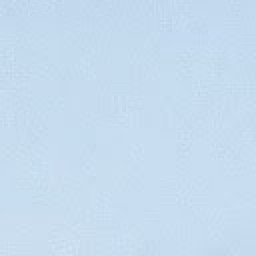
#> input picture misc/illustrations/patch_S00247_R0068_G0008_B0099.png, 128 x 128 px (shown 2 times larger)
$ python visualize_mean_sub_image.py
#> lines starting #> are read from the running program, lines starting #| are printed output that depends on the picture
import numpy as np
from PIL import Image


def save_mean_sub_image(filename):
#> called with filename = 'patch_S00247_R0068_G0008_B0099.png'
    img = np.array(Image.open(filename))
#> img is the input picture: shape (128, 128, 3); mean R, G, B 198.3, 219.7, 238.6
    img = img / 255.0
    scaled_img = img - np.mean(img, axis=(1, 2), keepdims=True)
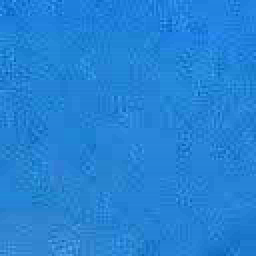
#> scaled_img: shape (128, 128, 3) float64 (shown 2 times larger); mean R, G, B -0.0806, 0.00336, 0.0773; drawn with min black and max white
    scaled_img = (scaled_img + 1) / 2.0
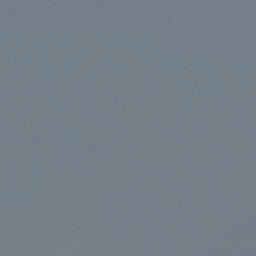
#> scaled_img: shape (128, 128, 3) float64 (shown 2 times larger); mean R, G, B 0.46, 0.502, 0.539
    scaled_img = (scaled_img * 255.0).astype(np.uint8)
    scaled_img = Image.fromarray(scaled_img)
    scaled_img.save('scaled_' + filename)
    print(' ')


if __name__ == '__main__':
    for image in [
        'patch_S00247_R0068_G0008_B0099.png',
        'patch_S00511_R0125_G0174_B0212.png',
        'patch_S00555_R0186_G0186_B0183.png',
    ]:
        save_mean_sub_image(image)
#> pass 2 of the loop `for image in [`:
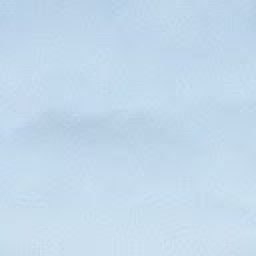
#> input picture misc/illustrations/patch_S00511_R0125_G0174_B0212.png, 128 x 128 px (shown 2 times larger)
#> in save_mean_sub_image, img is the input picture: shape (128, 128, 3); mean R, G, B 195.3, 217.2, 235.3
#> in save_mean_sub_image (call 2), `scaled_img = img - np.mean(img, axis=(1, 2), keepdims=True)`:
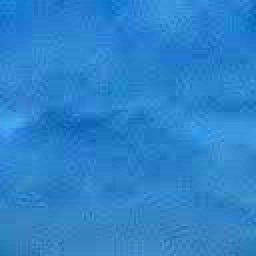
#> scaled_img: shape (128, 128, 3) float64 (shown 2 times larger); mean R, G, B -0.0809, 0.00495, 0.0759; drawn with min black and max white
#> in save_mean_sub_image (call 2), `scaled_img = (scaled_img + 1) / 2.0`:
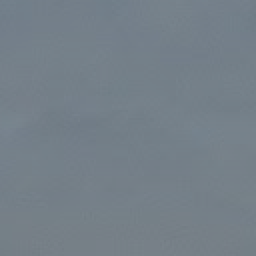
#> scaled_img: shape (128, 128, 3) float64 (shown 2 times larger); mean R, G, B 0.46, 0.502, 0.538
#> pass 3 of the loop `for image in [`:
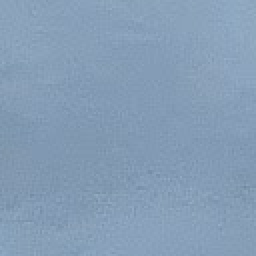
#> input picture misc/illustrations/patch_S00555_R0186_G0186_B0183.png, 128 x 128 px (shown 2 times larger)
#> in save_mean_sub_image, img is the input picture: shape (128, 128, 3); mean R, G, B 133.6, 157.6, 182.5
#> in save_mean_sub_image (call 3), `scaled_img = img - np.mean(img, axis=(1, 2), keepdims=True)`:
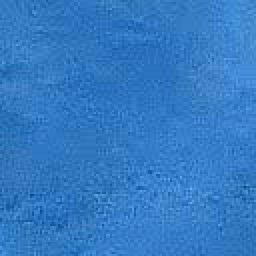
#> scaled_img: shape (128, 128, 3) float64 (shown 2 times larger); mean R, G, B -0.0953, -0.00123, 0.0965; drawn with min black and max white
#> in save_mean_sub_image (call 3), `scaled_img = (scaled_img + 1) / 2.0`:
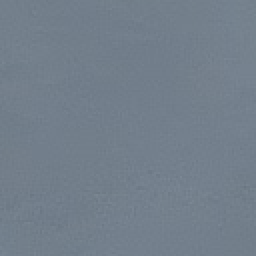
#> scaled_img: shape (128, 128, 3) float64 (shown 2 times larger); mean R, G, B 0.452, 0.499, 0.548
